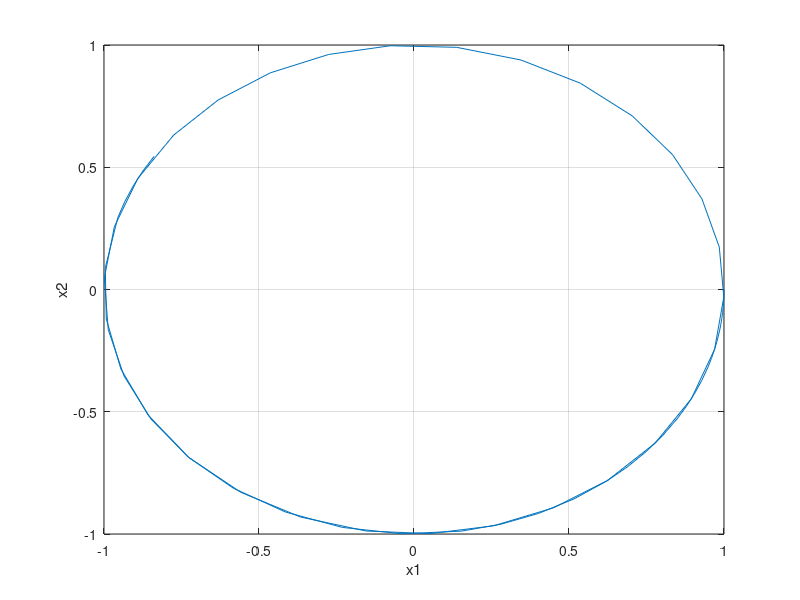

The MATLAB script that drew this image:
function my_phase()
[~,X] = ode45(@EOM,[0 10],[1 0]);
x1 = X(:,1);
x2 = X(:,2);
plot(x1,x2)
xlabel('x1')
ylabel('x2')
grid
end
function dX = EOM(t, y)
dX = zeros(2,1);
x1  = y(1);
x2  = y(2);
dX = [x2;...
      -x1];
end
